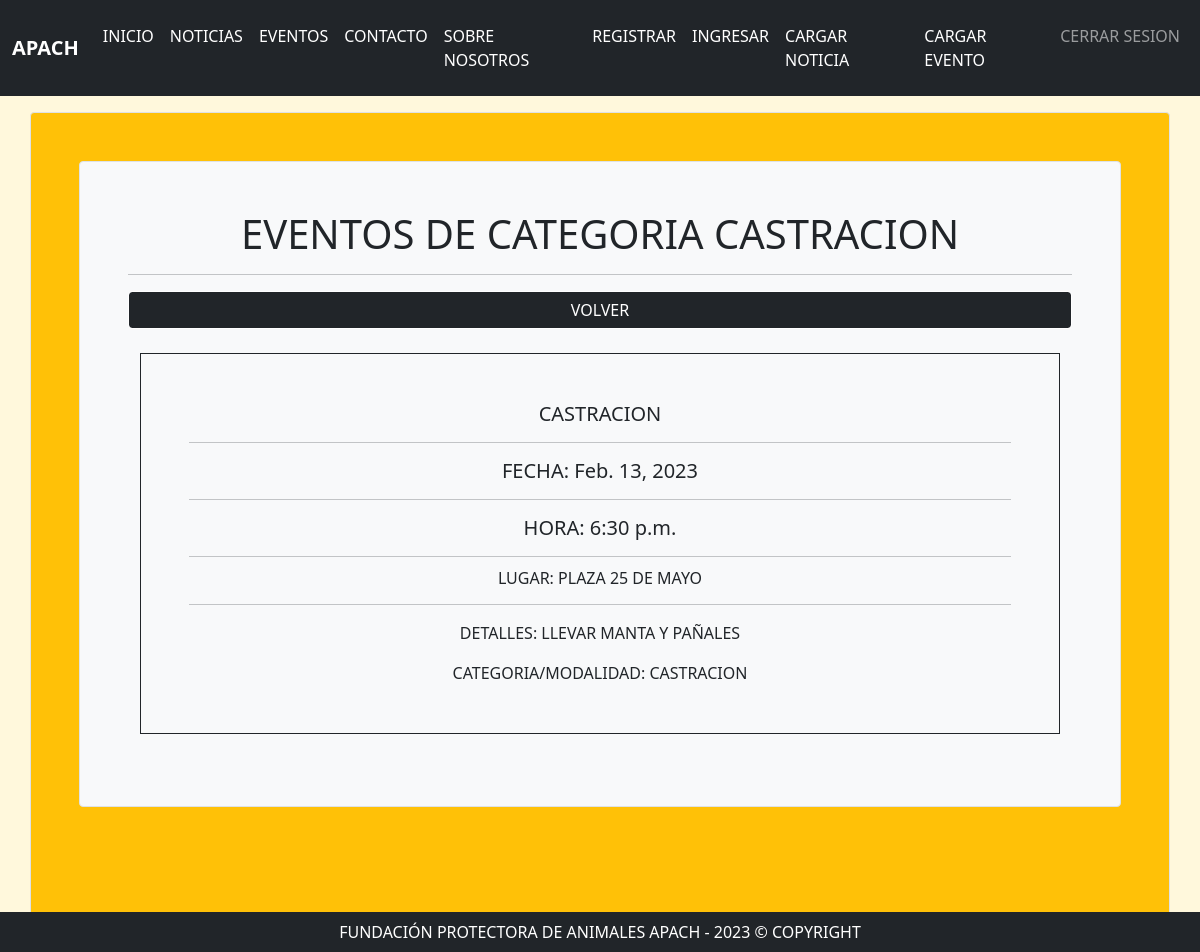
/eventos/categoria/1 (signed in), run on the app's committed database.
### aplicaciones/eventos/models.py (models this page shows, shortened)
class CategoriaEvento(models.Model):
    nombre = models.CharField(max_length=200)
    class Meta:
        verbose_name = "Categoria de Eventos"
        verbose_name_plural = "Categorias de Eventos"
    def __str__(self):
        return self.nombre

class Evento(models.Model):
    nombre = models.CharField(max_length=200)
    ubicacion = models.CharField(max_length=200)
    detalle = models.CharField(max_length=200, default=' ')
    fecha_evento = models.DateTimeField(auto_now=False, auto_now_add=False)
    costo = models.DecimalField(max_digits=12, decimal_places=2)
    categoria = models.ForeignKey(CategoriaEvento, on_delete=models.CASCADE)
    usuario = models.ForeignKey(User, on_delete=models.CASCADE)
    estado = models.BooleanField(default=True)
    fecha_creacion = models.DateTimeField(auto_now_add=True)
    fecha_modificacion = models.DateTimeField(auto_now=True)
    class Meta:
        ordering = ['-fecha_creacion']

### aplicaciones/eventos/views.py (the view)
# urls.py: path('categoria/<int:id>', listado_de_categoria_e, name='listado_de_categoria_e')
@login_required(login_url='ingresar')
def listado_de_categoria_e(request, id):
    categoria = CategoriaEvento.objects.get(id = id)
    eventos = Evento.objects.filter(categoria = categoria)
    return render(request, 'eventos/listado.html', {'eventos':eventos, 'categoria':categoria})

### templates/eventos/listado.html (shortened to what this page needs)
{% extends 'elementos/estructura.html' %}
{% block contenido %}
    <div class="container rounded border p-5 text-center bg-warning text-dark">
        <div class="container rounded border p-5 text-center bg-light text-dark">
            {% if categoria %}<h1> EVENTOS DE CATEGORIA {{categoria.nombre | upper}}</h1><hr>
            <a class="btn btn-dark form-control border-white" href="{% url 'listado_eventos' %}">VOLVER</a>
            {% else %}
        <h1>EVENTOS</h1><hr>
        {% endif %}
        {% for evento in eventos %}
        <div class="row">
            <div class="card-body bg-dark-pink-gradient border border-dark m-4 p-5">
                <h5 class="card-title text-center">{{ evento.nombre | upper }}</h5><hr>
                <h5 class="card-title text-center">FECHA: {{ evento.fecha_evento.date }}</h5><hr>
                <h5 class="card-title text-center">HORA: {{ evento.fecha_evento.time }}</h5><hr>
                <h6 class="card-subtitle mb-2">LUGAR: {{ evento.ubicacion | upper }}<br></h6><hr>
                <p class="card-text">DETALLES:  {{ evento.detalle | upper }}</p>
                <p class="card-text">CATEGORIA/MODALIDAD: {{ evento.categoria | upper }}</p>
            </div>
        </div>
        {% endfor %}
    </div>
    <br><br><br><br>
    <footer class="footer py-2 bg-dark text-center text-white fixed-bottom">
        <div class="container">
            FUNDACIÓN PROTECTORA DE ANIMALES APACH - 2023 © COPYRIGHT
        </div>
    </footer>
{% endblock %}

### static/css/custom.css (style rules this page uses)
body { background-color:#fff8dc; }

### data on the page
CategoriaEvento: nombre "CASTRACION"
Evento: nombre "CASTRACION", fecha_evento "Feb. 13, 2023", fecha_evento.time "6:30 p.m.", ubicacion "PLAZA 25 DE MAYO", detalle "LLEVAR MANTA Y PAÑALES", categoria "CASTRACION"
